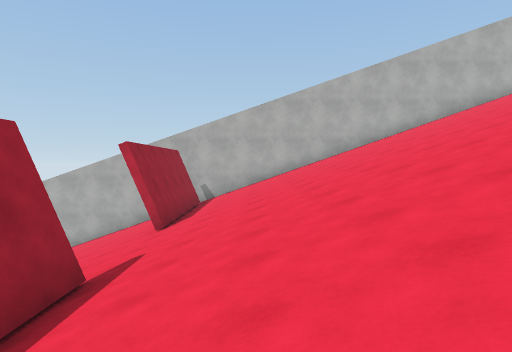
[1] (above)

17 first-person views from a walk through a scene from a Unity 3-D project. The camera is 1.5 m above the floor, tilts 2° down and sees 75° across. The floor is counted in squares, 2 m on a side. Each view is taken from the middle of a square. On the plan, view 1 faces up. The plan holds only what a view shows up to about 11 squares ahead; the rest is blank. The place goes on beyond the plan. The player character is not drawn. Surface patterns are stand-ins for the level's own textures.

[2]
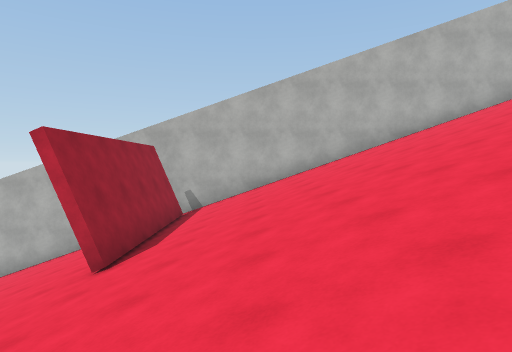

[3]
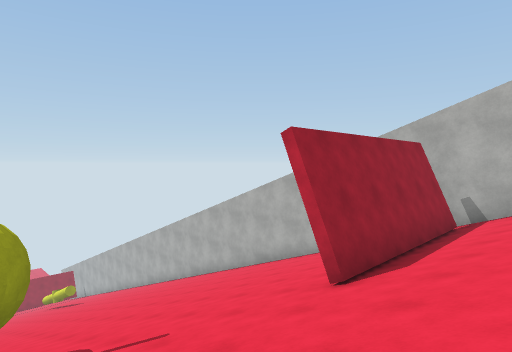

[4]
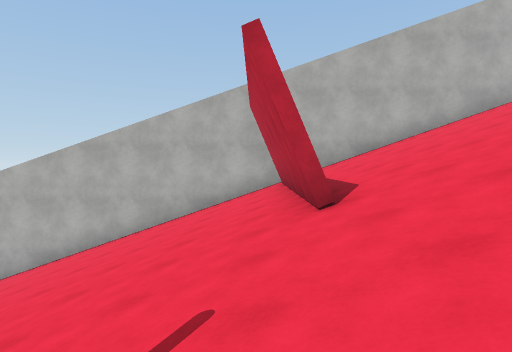

[5]
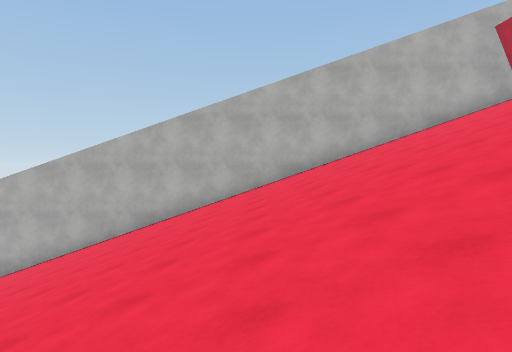

[6]
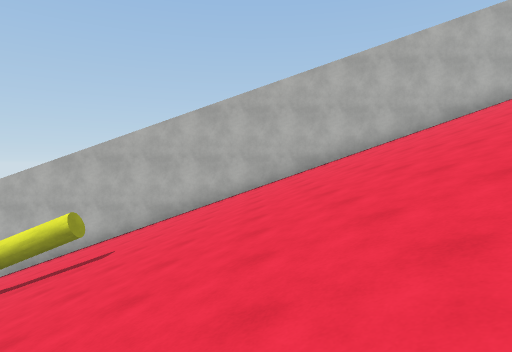

[7]
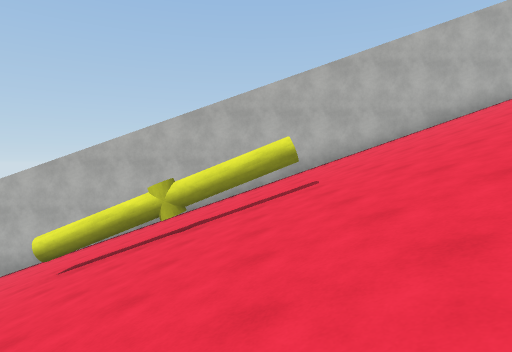

[8]
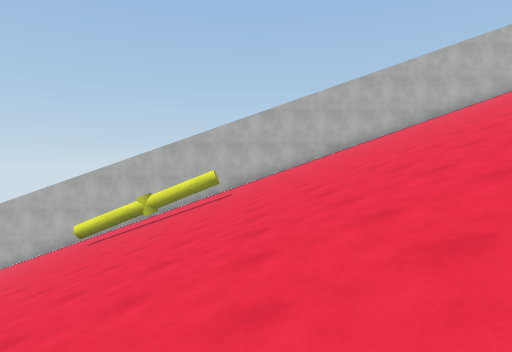

[9]
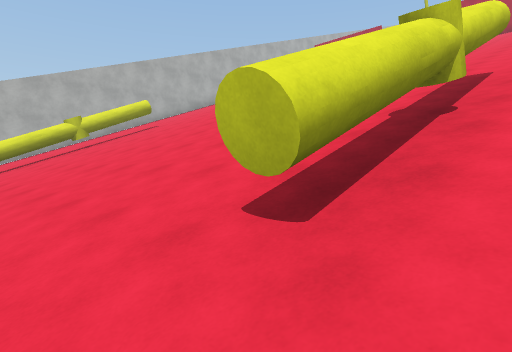

[10]
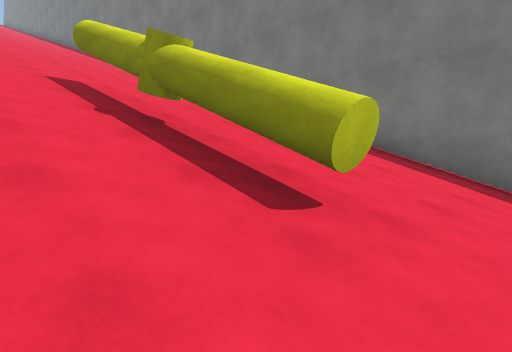

[11]
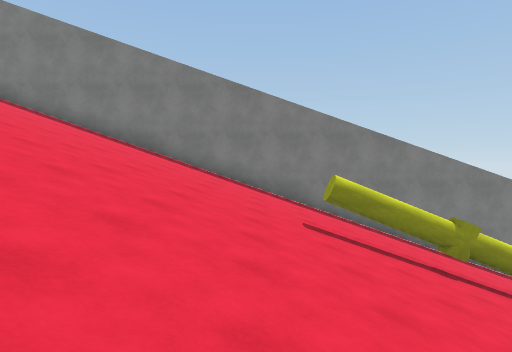

[12]
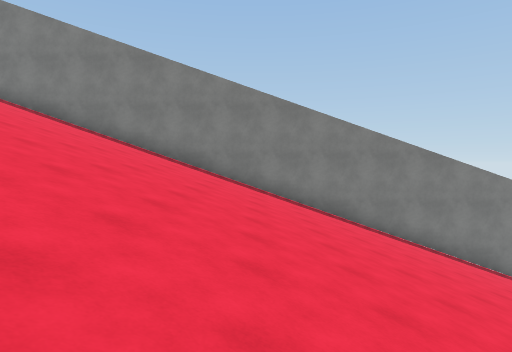

[13]
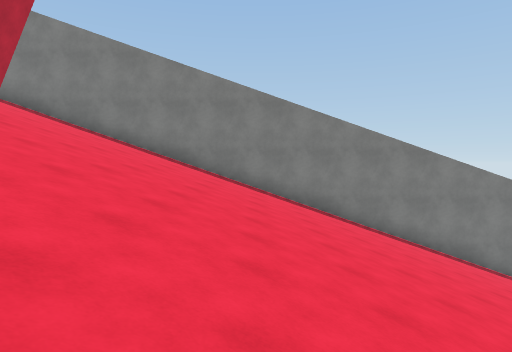

[14]
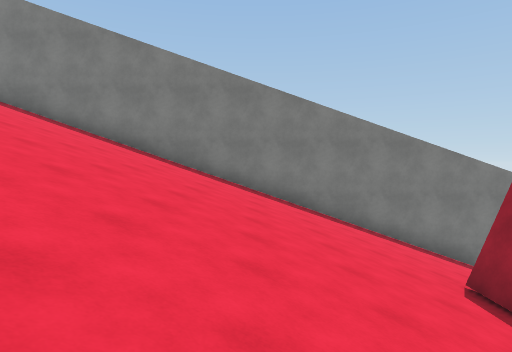

[15]
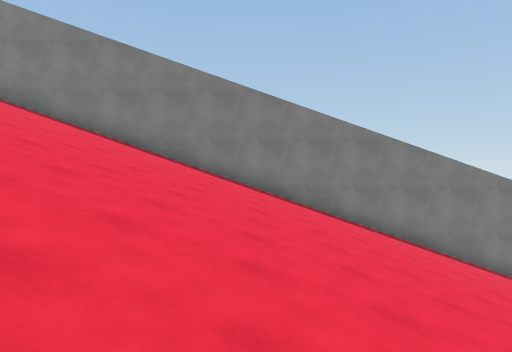

[16]
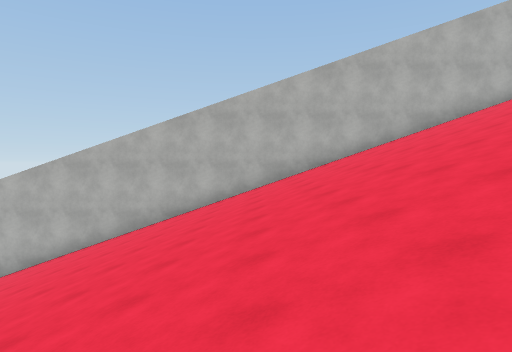

[17]
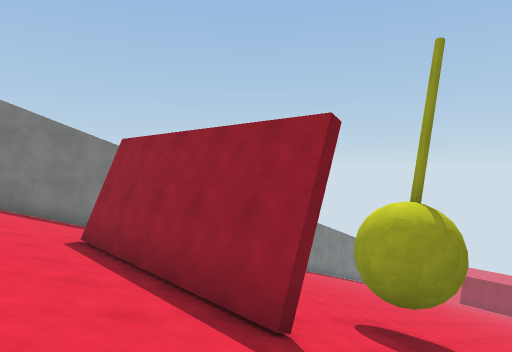

### Floor plan
Key: @ floor where view 1 was taken; # wall or solid block; / step, stairs or slope; O other object.
Columns run from 24 left of view 1 to 9 right of it. Each row starts with its distance up from view 1.
 14   ################################
 13 //////////////////////////////////
 12 //////////////////////#///////////
 11 //////////////////////#///////////
 10 //////////////////////#///////////
  9 /#####////////////////#///////////
  8 //////////////////////#///////////
  7 //////////////////////////////////
  6  /////////////////////////////////
  5  /////////////////////////////////
  4  //////////////////O//#///// ////
  3  /////////////////////#/////////
  2 ///////////////////// #//////////
  1 ///////////////////// #//////////
  0 //////////////////////#/@/////////
 -1 /#####////////////////////////////
 -2 //////////////////////////////////
 -3 //////////////////////////////////
 -4 //////////////////////////////////
 -5 //////////////////////////////////
 -6  #################################

Positions as (right, up) in squares from view 1, and headings:
1: (0, 0), facing up
2: (0, 3), facing up
3: (0, 4), facing up-left
4: (-3, 4), facing up
5: (-10, 3), facing up
6: (-15, 3), facing up
7: (-19, 3), facing up
8: (-17, -2), facing up
9: (-24, -2), facing up-right
10: (-24, 1), facing down-right
11: (-17, 5), facing down
12: (-11, 5), facing down
13: (-7, 5), facing down
14: (1, 4), facing down
15: (5, 5), facing down
16: (7, 3), facing up
17: (0, 6), facing down-left
